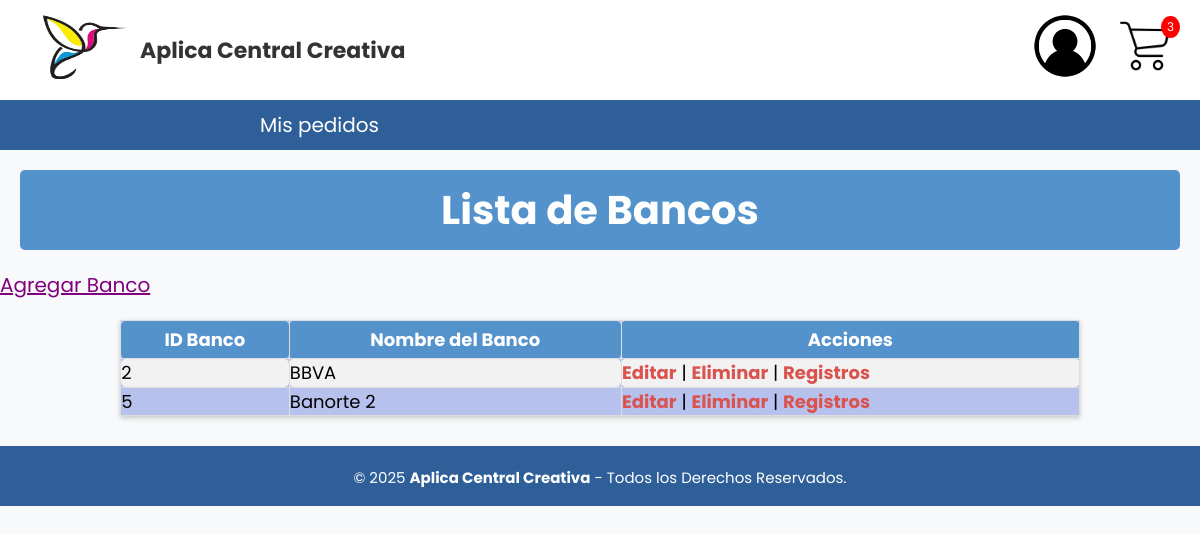
Screenshot of /Bancos/Bancos.php (signed in) with the database file from the repository.
### tables this page shows
CREATE TABLE banco(
id_banco INT NOT NULL PRIMARY KEY AUTO_INCREMENT,
nombre_banco VARCHAR(50) NOT NULL
);

### Bancos/Bancos.php (the view)
<?php
include('../Nav/header.php');
$query = "SELECT * FROM banco";
$resultado = $conn2->query($query);
?>
<h1 class="titulo">Lista de Bancos</h1>
<a href="Registro_B/Registro_Banco.php" class="button">Agregar Banco</a>
<table class='tabla'>
  <tr>
    <th>ID Banco</th>
    <th>Nombre del Banco</th>
    <th>Acciones</th>
  </tr>
  <?php while ($row = $resultado->fetch_assoc()): ?>
  <tr>
    <td><?= $row['id_banco'] ?></td>
    <td><?= $row['nombre_banco'] ?></td>
    <td>
      <a href="Editar_B/Modificar.php?id=<?= $row['id_banco'] ?>" class="button">Editar</a> |
      <a href="Eliminar_B/Eliminar_Banco.php?id=<?= $row['id_banco'] ?>" onclick="return confirm('¿Eliminar banco?')" class="button">Eliminar</a> |
      <a href=" ../Banco_Tarjetas\DetalleBanco.php?id=<?= $row['id_banco'] ?>" class="button">Registros</a>
    </td>
  </tr>
  <?php endwhile; ?>
</table>
<?php include('../Nav/footer.php'); ?>

### CSS/cabecera.css (style rules this page uses)
html { font-size: 20px; overflow-y: auto; font-family: 'Poppins', sans-serif; }

### CSS/menu.css (style rules this page uses)
* { padding: 0px; margin: 0px; }

### CSS/tablas_boton.css (style rules this page uses)
.titulo { background-color: #5492cc; color: white; padding: 10px 20px; border: none; border-radius: 5px; cursor: pointer; font-family: 'Poppins', sans-serif; margin-left: 20px; margin-top: 20px; margin-right: 20px; }
.tabla { border-collapse: collapse; width: 80%; margin: 20px auto; font-family: 'Roboto', sans-serif; background-color: #b7c1ee; box-shadow: 0 2px 5px rgba(0, 0, 0, 0.2); }
.tabla th { border: 1px solid #ddd; padding: 5px 5px; text-align: center; }
.tabla td { border: 1px solid #ddd; padding: 0.3px 0.3px; text-align: left; }
.tabla th, .tabla_inv th, .tabla_ped th { background-color: #5492cc; color: white; font-weight: bold; }
.tabla td, .tabla_inv td, .tabla_ped td { color: #000000; }
.tabla tbody tr:nth-child(even) { background-color: #f2f2f2; }
.tabla th, table.tabla td { border-radius: 5px; }
a { text-decoration: underline; color: rgb(0, 0, 0); }

### CSS/formularios.css (style rules this page uses)
.titulo { background-color: #5492cc; color: white; padding: 10px 20px; border: none; border-radius: 5px; cursor: pointer; font-family: 'Poppins', sans-serif; margin-left: 20px; margin-top: 20px; margin-bottom: 20px; margin-right: 20px; }
* { font-family: 'Poppins', sans-serif; margin: 0; padding: 0; box-sizing: border-box; }

### CSS/departamentos.css (style rules this page uses)
a { text-decoration: underline; color: purple; }

### CSS/cabecera2.css (style rules this page uses)
* { padding: 0px; margin: 0px; }
h1, h2 { color: #000000; }
table { width: 100%; margin-bottom: 20px; border-collapse: collapse; }
table, th, td { border: 1px solid #ddd; }
th, td { padding: 10px; text-align: left; }

### CSS/Carrito.css (style rules this page uses)
body { font-family: 'Segoe UI', Tahoma, Geneva, Verdana, sans-serif; background-color: #f4f4f9; color: #000000; }
h1 { text-align: center; margin-bottom: 30px; color: #000000; }
th, td { padding: 12px 15px; text-align: center; vertical-align: middle; }
tbody tr { border-bottom: 1px solid #eee; }

### CSS/direccion.css (style rules this page uses)
body { font-family: 'Segoe UI', Tahoma, Geneva, Verdana, sans-serif; background-color: #f4f4f9; color: #000000; }
h1 { text-align: center; margin-bottom: 30px; color: #000000; }

### CSS/Tarjetas.css (style rules this page uses)
table { width: 95%; margin: 0 auto 40px auto; border-collapse: collapse; font-family: Arial, sans-serif; }
table th, table td { padding: 8px 10px; border: 1px solid #ddd; text-align: center; font-size: 0.9rem; }
table tbody tr:nth-child(even) { background-color: #f2f2f2; }
table a { color: #d9534f; text-decoration: none; font-weight: bold; }

### CSS/confirmar_pedido.css (style rules this page uses)
body { font-family: 'Segoe UI', Tahoma, Geneva, Verdana, sans-serif; background-color: #f4f4f9; color: #000000; margin: 0; padding: 0; }
h1 { text-align: center; color: #000000; margin-top: 20px; }

### CSS/reporte_ventas.css (style rules this page uses)
body { font-family: Arial, sans-serif; background-color: #f8f9fa; color: #333; }

### rows the page displays
banco: id_banco "2", nombre_banco "BBVA"
banco: id_banco "5", nombre_banco "Banorte 2"

### other values shown
$total_cantidad "3"
$nombre "Mis pedidos"
